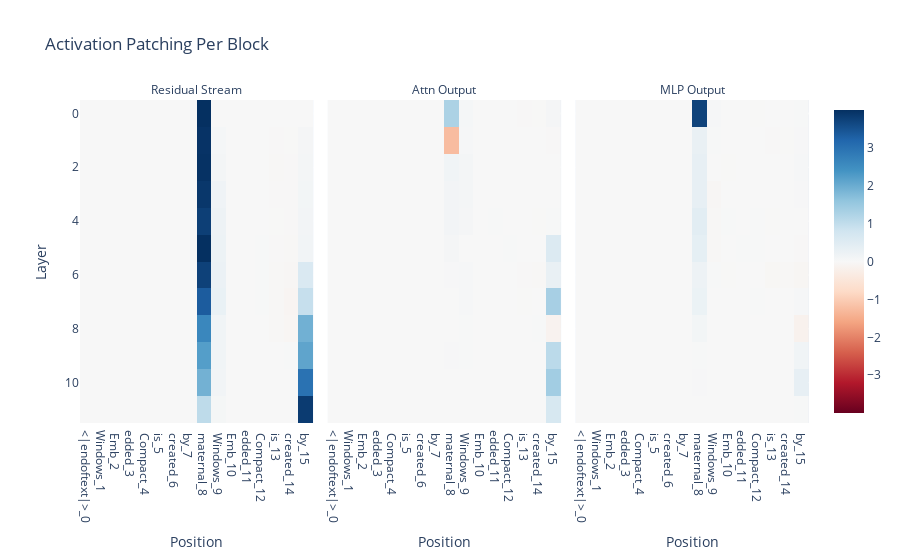

The code cell stored with this chart in its notebook:
### Markdown cell above
### Subsample

### Code cell
imshow(
    data["neg"]["patch_per_block"]["mean"][0,:,:,:],
    facet_col=0,
    facet_labels=["Residual Stream", "Attn Output", "MLP Output"],
    title="Activation Patching Per Block",
    xaxis="Position",
    yaxis="Layer",
    # zmax=1,
    # zmin=-1,
    x=[f"{tok}_{i}" for i, tok in enumerate(data["pos"]["example_str_token"])],
)

### Figure 1 — Plotly figure (JSON) as saved in the notebook; plotly's stock layout.template omitted (floating-point values rounded to 4 significant figures; data arrays with more than 128 entries replaced by an {"elided": "..."} marker saying what was removed)
{"data": [{"coloraxis": "coloraxis", "hovertemplate": "x: %{x}<br>y: %{y}<br>color: %{z}<extra></extra>", "name": "0", "type": "heatmap", "x": ["<|endoftext|>_0", "Windows_1", " Emb_2", "edded_3", " Compact_4", " is_5", " created_6", " by_7", " maternal_8", " Windows_9", " Emb_10", "edded_11", " Compact_12", " is_13", " created_14", " by_15"], "xaxis": "x", "yaxis": "y", "z": {"elided": "12x16 float values"}}, {"coloraxis": "coloraxis", "hovertemplate": "x: %{x}<br>y: %{y}<br>color: %{z}<extra></extra>", "name": "1", "type": "heatmap", "x": ["<|endoftext|>_0", "Windows_1", " Emb_2", "edded_3", " Compact_4", " is_5", " created_6", " by_7", " maternal_8", " Windows_9", " Emb_10", "edded_11", " Compact_12", " is_13", " created_14", " by_15"], "xaxis": "x2", "yaxis": "y2", "z": {"elided": "12x16 float values"}}, {"coloraxis": "coloraxis", "hovertemplate": "x: %{x}<br>y: %{y}<br>color: %{z}<extra></extra>", "name": "2", "type": "heatmap", "x": ["<|endoftext|>_0", "Windows_1", " Emb_2", "edded_3", " Compact_4", " is_5", " created_6", " by_7", " maternal_8", " Windows_9", " Emb_10", "edded_11", " Compact_12", " is_13", " created_14", " by_15"], "xaxis": "x3", "yaxis": "y3", "z": {"elided": "12x16 float values"}}], "layout": {"annotations": [{"font": {}, "showarrow": false, "text": "Residual Stream", "x": 0.16, "xanchor": "center", "xref": "paper", "y": 1, "yanchor": "bottom", "yref": "paper"}, {"font": {}, "showarrow": false, "text": "Attn Output", "x": 0.5, "xanchor": "center", "xref": "paper", "y": 1, "yanchor": "bottom", "yref": "paper"}, {"font": {}, "showarrow": false, "text": "MLP Output", "x": 0.84, "xanchor": "center", "xref": "paper", "y": 1, "yanchor": "bottom", "yref": "paper"}], "coloraxis": {"cmid": 0, "colorscale": [[0, "rgb(103,0,31)"], [0.1, "rgb(178,24,43)"], [0.2, "rgb(214,96,77)"], [0.3, "rgb(244,165,130)"], [0.4, "rgb(253,219,199)"], [0.5, "rgb(247,247,247)"], [0.6, "rgb(209,229,240)"], [0.7, "rgb(146,197,222)"], [0.8, "rgb(67,147,195)"], [0.9, "rgb(33,102,172)"], [1, "rgb(5,48,97)"]]}, "title": {"text": "Activation Patching Per Block"}, "xaxis": {"anchor": "y", "domain": [0, 0.32], "title": {"text": "Position"}}, "xaxis2": {"anchor": "y2", "domain": [0.34, 0.66], "matches": "x", "title": {"text": "Position"}}, "xaxis3": {"anchor": "y3", "domain": [0.68, 1.0], "matches": "x", "title": {"text": "Position"}}, "yaxis": {"anchor": "x", "autorange": "reversed", "domain": [0, 1], "title": {"text": "Layer"}}, "yaxis2": {"anchor": "x2", "domain": [0, 1], "matches": "y", "showticklabels": false}, "yaxis3": {"anchor": "x3", "domain": [0, 1], "matches": "y", "showticklabels": false}}}
